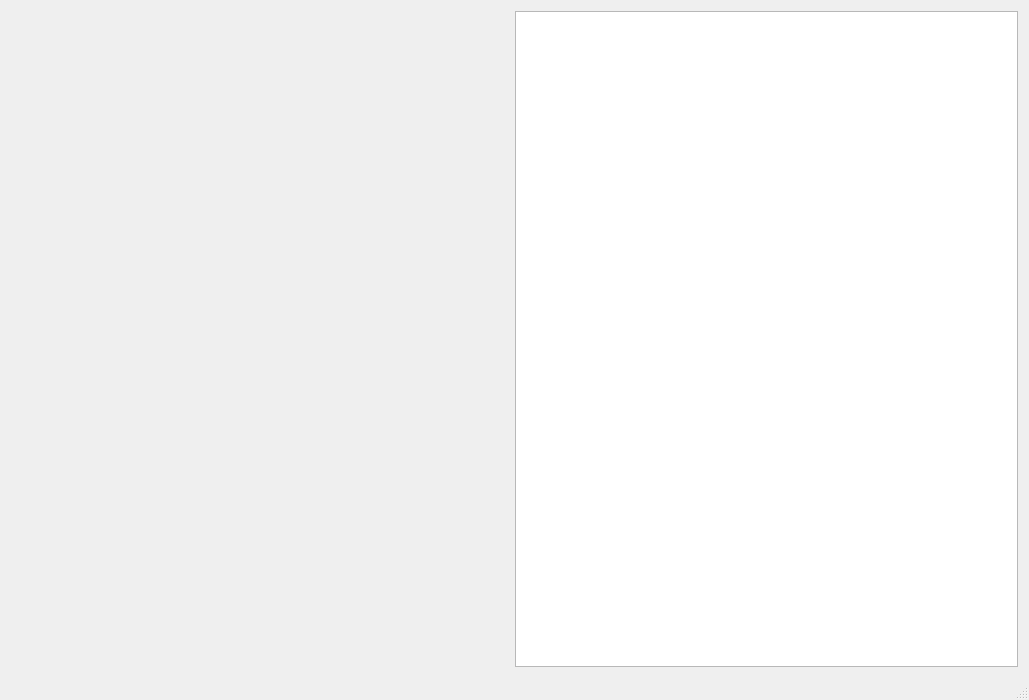
<?xml version="1.0" encoding="UTF-8"?>
<ui version="4.0">
 <class>MainWindow</class>
 <widget class="QMainWindow" name="MainWindow">
  <property name="geometry">
   <rect>
    <x>0</x>
    <y>0</y>
    <width>1029</width>
    <height>700</height>
   </rect>
  </property>
  <property name="minimumSize">
   <size>
    <width>800</width>
    <height>700</height>
   </size>
  </property>
  <property name="windowTitle">
   <string>MainWindow</string>
  </property>
  <property name="styleSheet">
   <string notr="true"/>
  </property>
  <widget class="QWidget" name="centralWidget">
   <layout class="QVBoxLayout" name="verticalLayout">
    <item>
     <layout class="QHBoxLayout" name="horizontalLayout">
      <item>
       <spacer name="horizontalSpacer">
        <property name="orientation">
         <enum>Qt::Horizontal</enum>
        </property>
        <property name="sizeHint" stdset="0">
         <size>
          <width>40</width>
          <height>20</height>
         </size>
        </property>
       </spacer>
      </item>
      <item>
       <widget class="QTextEdit" name="textEdit">
        <property name="enabled">
         <bool>true</bool>
        </property>
        <property name="readOnly">
         <bool>true</bool>
        </property>
       </widget>
      </item>
     </layout>
    </item>
   </layout>
  </widget>
  <widget class="QMenuBar" name="menuBar">
   <property name="geometry">
    <rect>
     <x>0</x>
     <y>0</y>
     <width>1029</width>
     <height>22</height>
    </rect>
   </property>
  </widget>
  <widget class="QStatusBar" name="statusBar"/>
 </widget>
 <layoutdefault spacing="6" margin="11"/>
 <resources/>
 <connections/>
</ui>
